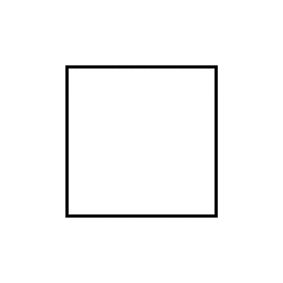
#> input picture square.jpg, 283 x 283 px
$ jupyter execute Edge_Detection.ipynb   (older library calls are emulated)
#> lines starting #> are read from the running program, lines starting #| are printed output that depends on the picture
# Edge Histograms From Image

[cell 1]
import matplotlib.pyplot as plt
import cv2
import numpy as np

[cell 2]
#Loading square image
img= cv2.imread('square.jpg')
#> img is the input picture: shape (283, 283, 3); min 0, max 255, mean 249
plt.figure(figsize = (5, 5))
plt.imshow(img)
plt.show()

[cell 3]
#Calculating derivatives from image
gx = cv2.Sobel(img, cv2.CV_32F, 1, 0)
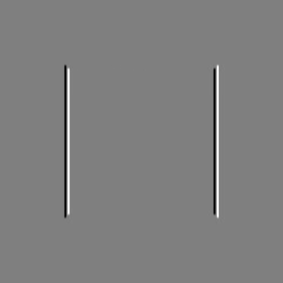
#> gx: shape (283, 283, 3) float32; min -1020, max 1020, mean 0; drawn with min black and max white
gy = cv2.Sobel(img, cv2.CV_32F, 0, 1)
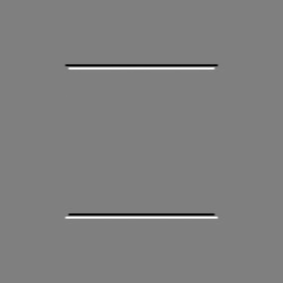
#> gy: shape (283, 283, 3) float32; min -1020, max 1020, mean 0; drawn with min black and max white
# Getting angles and magnitude
mag, ang = cv2.cartToPolar(gx, gy, angleInDegrees = True)
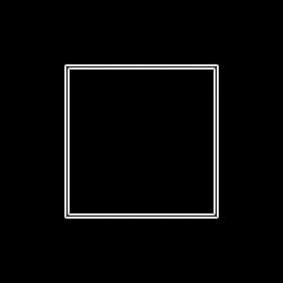
#> mag: shape (283, 283, 3) float32; min 0, max 1020.2, mean 30.3; drawn with min black and max white
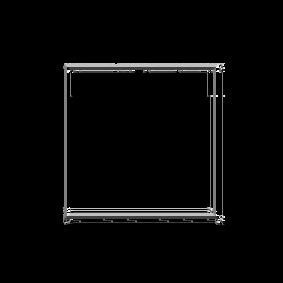
#> ang: shape (283, 283, 3) float32; min 0, max 359.9, mean 10; drawn with min black and max white

[cell 4]
#Horizontal derivatives
fig, axs = plt.subplots(figsize = (10,5), ncols = 2)
axs[0].imshow(gx)
axs[1].imshow(gy)
plt.show()
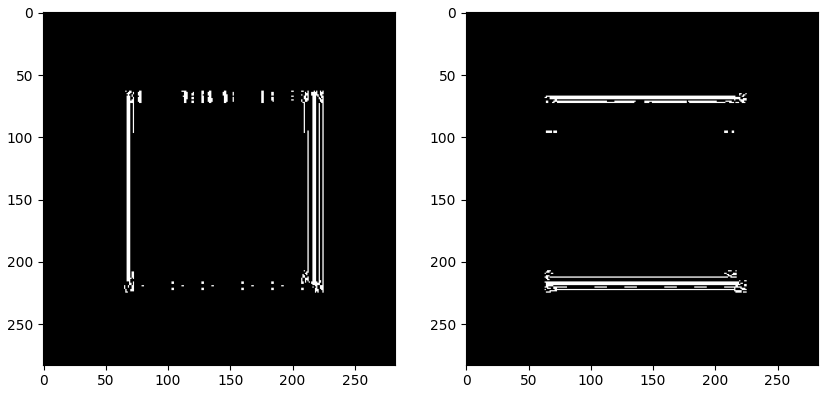
#> figure drawn by matplotlib, 2 panels

[cell 5]
plt.hist(ang.flatten(), bins = 10, density = True)
plt.show()
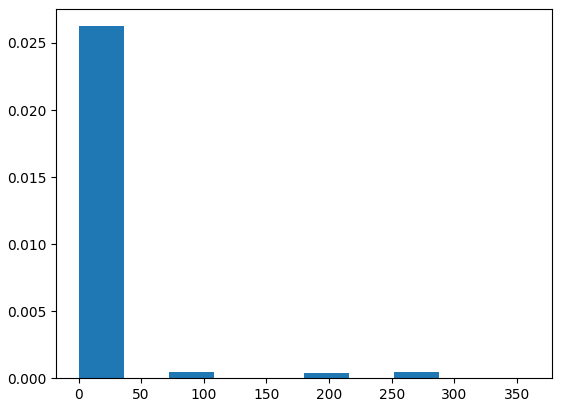
#> figure drawn by matplotlib, 1 panel; tallest bar 0.0262 high, from x = 0 to 35.99
